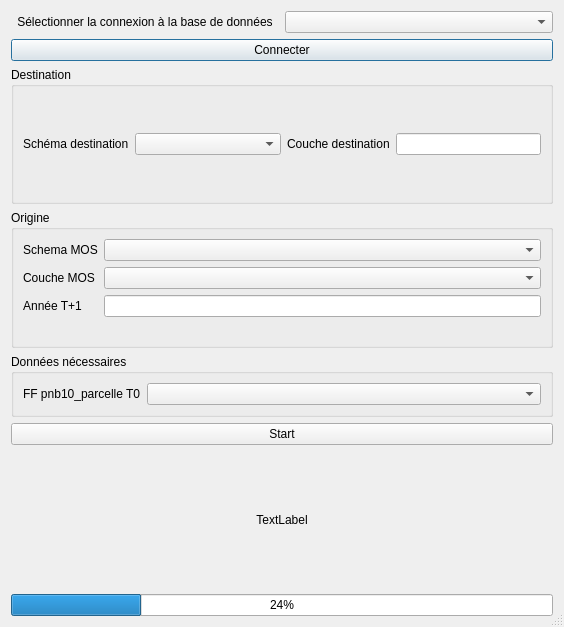
<?xml version="1.0" encoding="UTF-8"?>
<ui version="4.0">
 <class>interface_evolution</class>
 <widget class="QDialog" name="interface_evolution">
  <property name="geometry">
   <rect>
    <x>0</x>
    <y>0</y>
    <width>564</width>
    <height>627</height>
   </rect>
  </property>
  <property name="maximumSize">
   <size>
    <width>16777215</width>
    <height>16777215</height>
   </size>
  </property>
  <property name="windowTitle">
   <string>Evolution des données ultérieur (t+1)</string>
  </property>
  <property name="sizeGripEnabled">
   <bool>true</bool>
  </property>
  <layout class="QVBoxLayout" name="verticalLayout">
   <item>
    <layout class="QHBoxLayout" name="horizontalLayout_2">
     <item>
      <widget class="QLabel" name="label">
       <property name="sizePolicy">
        <sizepolicy hsizetype="Preferred" vsizetype="Fixed">
         <horstretch>0</horstretch>
         <verstretch>0</verstretch>
        </sizepolicy>
       </property>
       <property name="layoutDirection">
        <enum>Qt::LeftToRight</enum>
       </property>
       <property name="text">
        <string>Sélectionner la connexion à la base de données</string>
       </property>
       <property name="alignment">
        <set>Qt::AlignCenter</set>
       </property>
      </widget>
     </item>
     <item>
      <widget class="QComboBox" name="cb_connexion"/>
     </item>
    </layout>
   </item>
   <item>
    <widget class="QPushButton" name="pb_dbConnect">
     <property name="sizePolicy">
      <sizepolicy hsizetype="Expanding" vsizetype="Fixed">
       <horstretch>0</horstretch>
       <verstretch>0</verstretch>
      </sizepolicy>
     </property>
     <property name="text">
      <string>Connecter</string>
     </property>
    </widget>
   </item>
   <item>
    <widget class="QGroupBox" name="groupBox_2">
     <property name="title">
      <string>Destination</string>
     </property>
     <layout class="QVBoxLayout" name="verticalLayout_4">
      <item>
       <layout class="QHBoxLayout" name="horizontalLayout">
        <item>
         <widget class="QLabel" name="label_3">
          <property name="sizePolicy">
           <sizepolicy hsizetype="Fixed" vsizetype="Preferred">
            <horstretch>0</horstretch>
            <verstretch>0</verstretch>
           </sizepolicy>
          </property>
          <property name="text">
           <string>Schéma destination</string>
          </property>
         </widget>
        </item>
        <item>
         <widget class="QComboBox" name="cb_schema_desti"/>
        </item>
        <item>
         <widget class="QLabel" name="label_4">
          <property name="sizePolicy">
           <sizepolicy hsizetype="Fixed" vsizetype="Preferred">
            <horstretch>0</horstretch>
            <verstretch>0</verstretch>
           </sizepolicy>
          </property>
          <property name="text">
           <string>Couche destination</string>
          </property>
         </widget>
        </item>
        <item>
         <widget class="QLineEdit" name="le_table_desti">
          <property name="sizePolicy">
           <sizepolicy hsizetype="Preferred" vsizetype="Fixed">
            <horstretch>0</horstretch>
            <verstretch>0</verstretch>
           </sizepolicy>
          </property>
         </widget>
        </item>
       </layout>
      </item>
     </layout>
    </widget>
   </item>
   <item>
    <widget class="QGroupBox" name="groupBox_3">
     <property name="title">
      <string>Origine</string>
     </property>
     <layout class="QVBoxLayout" name="verticalLayout_3">
      <item>
       <layout class="QFormLayout" name="formLayout">
        <property name="fieldGrowthPolicy">
         <enum>QFormLayout::AllNonFixedFieldsGrow</enum>
        </property>
        <item row="0" column="0">
         <widget class="QLabel" name="label_6">
          <property name="text">
           <string>Schema MOS</string>
          </property>
          <property name="alignment">
           <set>Qt::AlignCenter</set>
          </property>
         </widget>
        </item>
        <item row="0" column="1">
         <widget class="QComboBox" name="cb_schema"/>
        </item>
        <item row="1" column="0">
         <widget class="QLabel" name="label_13">
          <property name="text">
           <string>Couche MOS</string>
          </property>
          <property name="alignment">
           <set>Qt::AlignCenter</set>
          </property>
         </widget>
        </item>
        <item row="1" column="1">
         <widget class="QComboBox" name="cb_table"/>
        </item>
        <item row="2" column="1">
         <widget class="QLineEdit" name="le_annee">
          <property name="sizePolicy">
           <sizepolicy hsizetype="Preferred" vsizetype="Fixed">
            <horstretch>0</horstretch>
            <verstretch>0</verstretch>
           </sizepolicy>
          </property>
         </widget>
        </item>
        <item row="2" column="0">
         <widget class="QLabel" name="label_2">
          <property name="text">
           <string>Année T+1</string>
          </property>
          <property name="alignment">
           <set>Qt::AlignCenter</set>
          </property>
         </widget>
        </item>
       </layout>
      </item>
     </layout>
    </widget>
   </item>
   <item>
    <widget class="QGroupBox" name="groupBox">
     <property name="sizePolicy">
      <sizepolicy hsizetype="Preferred" vsizetype="Fixed">
       <horstretch>0</horstretch>
       <verstretch>0</verstretch>
      </sizepolicy>
     </property>
     <property name="title">
      <string>Données nécessaires</string>
     </property>
     <layout class="QFormLayout" name="formLayout_2">
      <property name="sizeConstraint">
       <enum>QLayout::SetNoConstraint</enum>
      </property>
      <property name="fieldGrowthPolicy">
       <enum>QFormLayout::AllNonFixedFieldsGrow</enum>
      </property>
      <item row="0" column="0">
       <widget class="QLabel" name="label_61">
        <property name="sizePolicy">
         <sizepolicy hsizetype="Fixed" vsizetype="Preferred">
          <horstretch>0</horstretch>
          <verstretch>0</verstretch>
         </sizepolicy>
        </property>
        <property name="text">
         <string>FF pnb10_parcelle T0</string>
        </property>
       </widget>
      </item>
      <item row="0" column="1">
       <widget class="QComboBox" name="cb_ff_parcelle"/>
      </item>
     </layout>
    </widget>
   </item>
   <item>
    <widget class="QPushButton" name="pb_start">
     <property name="text">
      <string>Start</string>
     </property>
    </widget>
   </item>
   <item>
    <widget class="QLabel" name="lbl_etape">
     <property name="sizePolicy">
      <sizepolicy hsizetype="Preferred" vsizetype="Preferred">
       <horstretch>0</horstretch>
       <verstretch>0</verstretch>
      </sizepolicy>
     </property>
     <property name="text">
      <string>TextLabel</string>
     </property>
     <property name="alignment">
      <set>Qt::AlignCenter</set>
     </property>
    </widget>
   </item>
   <item>
    <widget class="QProgressBar" name="pb_avancement">
     <property name="value">
      <number>24</number>
     </property>
    </widget>
   </item>
  </layout>
  <zorder></zorder>
  <zorder>pb_start</zorder>
  <zorder>pb_avancement</zorder>
  <zorder>lbl_etape</zorder>
  <zorder>pb_dbConnect</zorder>
  <zorder></zorder>
  <zorder>groupBox_2</zorder>
  <zorder>groupBox_3</zorder>
  <zorder>groupBox</zorder>
 </widget>
 <resources/>
 <connections/>
</ui>
